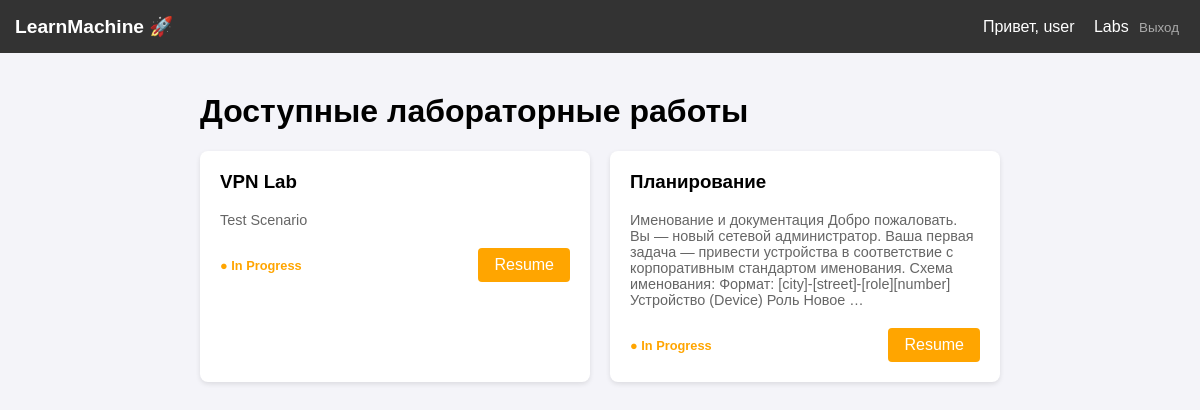
Page /lab/ (signed in) on the earlier database version.
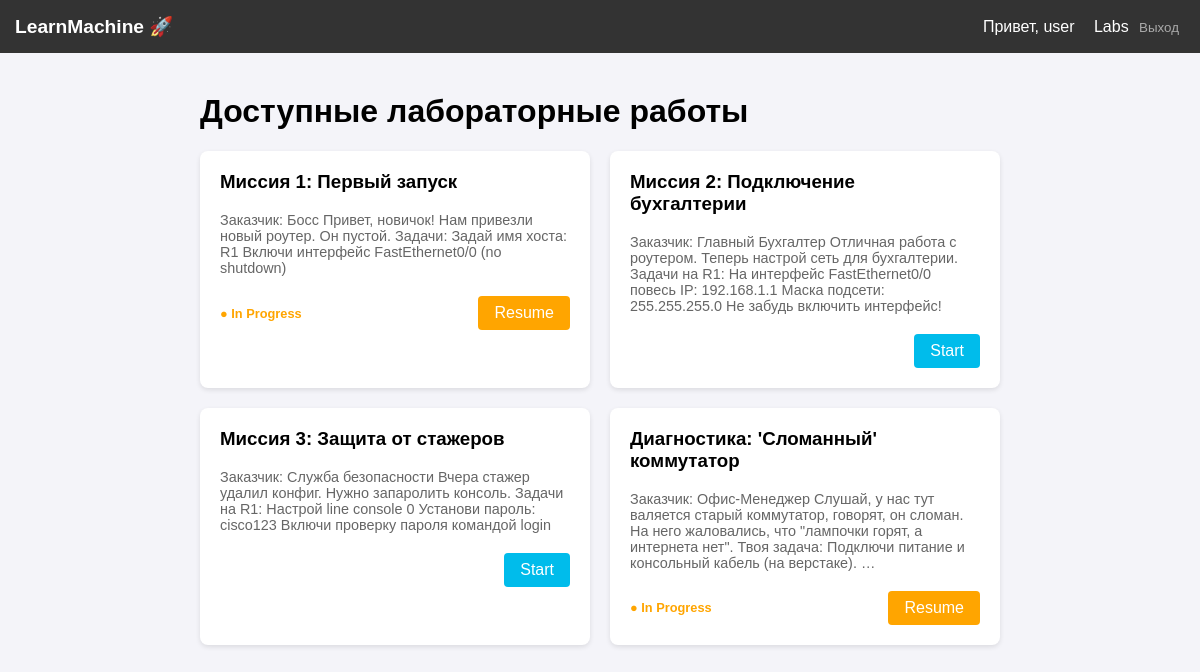
Same page on the later database version.
### apps/labs/models.py (models this page shows, shortened)
class LabScenario(models.Model):
    title = models.CharField(max_length=200)
    description = models.TextField()
    topology_data = models.JSONField(default=dict)
    success_criteria = models.JSONField(default=dict)
    allowed_devices = models.JSONField(default=list)
    min_level = models.IntegerField(default=1)
    reward_money = models.IntegerField(default=100)
    reward_xp = models.IntegerField(default=10)

### apps/labs/views.py (the view)
# urls.py: path('', views.lab_list, name='lab_list'),
@login_required
def lab_list(request):
    labs = LabScenario.objects.all()
    active_sessions = UserLabSession.objects.filter(user=request.user).values_list('lab_id', flat=True)
    return render(request, 'labs/index.html', {
        'labs': labs,
        'active_sessions': active_sessions
    })

### templates/labs/index.html (shortened to what this page needs)
{% extends 'base.html' %}
{% block content %}
<div style="max-width:800px; margin: 40px auto;">
    <h1>Доступные лабораторные работы</h1>
    <div style="display: grid; grid-template-columns: repeat(auto-fill, minmax(300px, 1fr)); gap: 20px;">
        {% for lab in labs %}
        <div style="background: white; padding: 20px; border-radius: 8px; box-shadow: 0 2px 5px rgba(0,0,0,0.1); position: relative;">
            <h3 style="margin-top:0; padding-right: 30px;">{{ lab.title }}</h3>
            <p style="color: #666; font-size: 0.9em;">{{ lab.description|striptags|truncatewords:30 }}</p>
            <div style="margin-top: 20px; display: flex; justify-content: space-between; align-items: center;">
                {% if lab.id in active_sessions %}
                    <span style="color: orange; font-weight: bold; font-size: 0.8em;">● In Progress</span>
                    <a href="{% url 'start_lab' lab.id %}" style="text-decoration:none; color:white; background:orange; padding:8px 16px; border-radius:4px;">Resume</a>
                {% else %}
                    <a href="{% url 'start_lab' lab.id %}" style="text-decoration:none; color:white; background:#00bceb; padding:8px 16px; border-radius:4px;">Start</a>
                {% endif %}
            </div>
        </div>
        {% empty %}
            <p>Нет доступных заданий.</p>
        {% endfor %}
    </div>
</div>
{% endblock %}

### templates/base.html (shortened to what this page needs)
<!DOCTYPE html>
<html lang="ru">
<head>
</head>
<body>
    <nav>
        <div style="font-weight:bold; font-size:1.2em;">LearnMachine 🚀</div>
        <div>
            {% if user.is_authenticated %}
                <span>Привет, {{ user.username }}</span>
                <a href="{% url 'lab_list' %}">Labs</a>
                <form action="{% url 'logout' %}" method="post" style="display:inline;">
                    <button type="submit" style="background:none; border:none; color:#aaa; cursor:pointer;">Выход</button>
                </form>
            {% else %}
                <a href="{% url 'login' %}">Войти</a>
            {% endif %}
        </div>
    </nav>
    {% block content %}{% endblock %}
</body>
</html>

### templates/base.html (style rules this page uses)
body { font-family: sans-serif; margin: 0; background: #f4f4f9; }
nav { background: #333; color: white; padding: 15px; display: flex; justify-content: space-between; align-items: center; }
nav a { color: white; text-decoration: none; margin-left: 15px; }

Differences in the rows shown:
removed LabScenario: title "VPN Lab", description "Test Scenario", shows "● In Progress"
removed LabScenario: title "Планирование", description "Именование и документация Добро пожаловать. Вы — новый сетевой администратор. Ваша первая задача — привести устройства в соответствие с корпоративным стандартом именования. Схема именования: Формат: [city]-[street]-[role][number] Устройство (Device) Роль Новое …", shows "● In Progress"
added LabScenario: title "Миссия 1: Первый запуск", description "Заказчик: Босс Привет, новичок! Нам привезли новый роутер. Он пустой. Задачи: Задай имя хоста: R1 Включи интерфейс FastEthernet0/0 (no shutdown)", shows "● In Progress"
added LabScenario: title "Миссия 2: Подключение бухгалтерии", description "Заказчик: Главный Бухгалтер Отличная работа с роутером. Теперь настрой сеть для бухгалтерии. Задачи на R1: На интерфейс FastEthernet0/0 повесь IP: 192.168.1.1 Маска подсети: 255.255.255.0 Не забудь включить интерфейс!", shows "Start"
added LabScenario: title "Миссия 3: Защита от стажеров", description "Заказчик: Служба безопасности Вчера стажер удалил конфиг. Нужно запаролить консоль. Задачи на R1: Настрой line console 0 Установи пароль: cisco123 Включи проверку пароля командой login", shows "Start"
added LabScenario: title "Диагностика: 'Сломанный' коммутатор", description "Заказчик: Офис-Менеджер Слушай, у нас тут валяется старый коммутатор, говорят, он сломан. На него жаловались, что \"лампочки горят, а интернета нет\". Твоя задача: Подключи питание и консольный кабель (на верстаке). …", shows "● In Progress"
